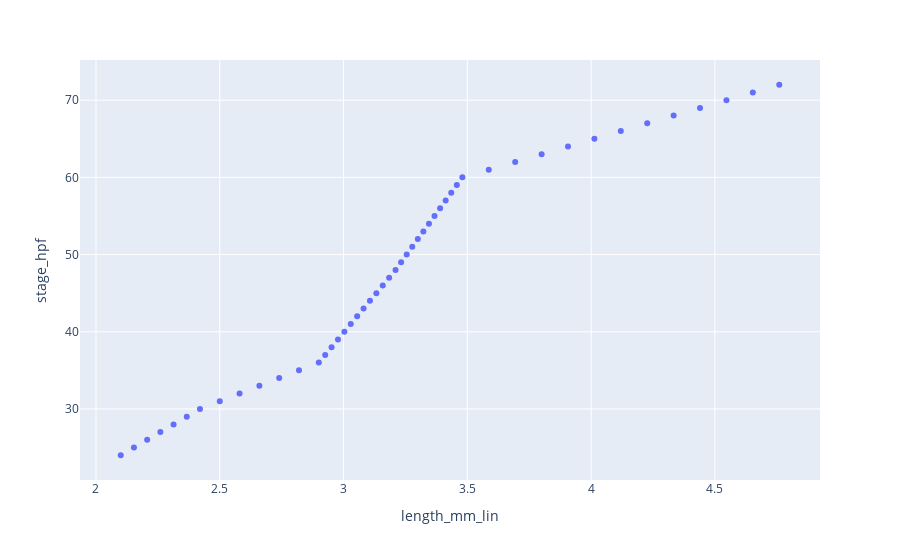

The code cell stored with this chart in its notebook:
### Markdown cell above
### Use length deciles to estimate stage

### Code cell
metadata_path = os.path.join(root, "metadata", "")
length_key = pd.read_csv(metadata_path + "stage_length_key.csv")
px.scatter(length_key, x="length_mm_lin", y="stage_hpf")

### Figure 1 — Plotly figure (JSON) as saved in the notebook; plotly's stock layout.template omitted (floating-point values rounded to 4 significant figures)
{"data": [{"hovertemplate": "length_mm_lin=%{x}<br>stage_hpf=%{y}<extra></extra>", "legendgroup": "", "marker": {"color": "#636efa", "symbol": "circle"}, "mode": "markers", "name": "", "orientation": "v", "showlegend": false, "type": "scatter", "x": [2.1, 2.153, 2.207, 2.26, 2.313, 2.367, 2.42, 2.5, 2.58, 2.66, 2.74, 2.82, 2.9, 2.926, 2.952, 2.978, 3.003, 3.029, 3.055, 3.081, 3.107, 3.132, 3.158, 3.184, 3.21, 3.232, 3.255, 3.277, 3.3, 3.322, 3.345, 3.368, 3.39, 3.413, 3.435, 3.458, 3.48, 3.587, 3.693, 3.8, 3.907, 4.013, 4.12, 4.227, 4.333, 4.44, 4.547, 4.653, 4.76], "xaxis": "x", "y": [24, 25, 26, 27, 28, 29, 30, 31, 32, 33, 34, 35, 36, 37, 38, 39, 40, 41, 42, 43, 44, 45, 46, 47, 48, 49, 50, 51, 52, 53, 54, 55, 56, 57, 58, 59, 60, 61, 62, 63, 64, 65, 66, 67, 68, 69, 70, 71, 72], "yaxis": "y"}], "layout": {"legend": {"tracegroupgap": 0}, "margin": {"t": 60}, "xaxis": {"anchor": "y", "domain": [0, 1], "title": {"text": "length_mm_lin"}}, "yaxis": {"anchor": "x", "domain": [0, 1], "title": {"text": "stage_hpf"}}}}
